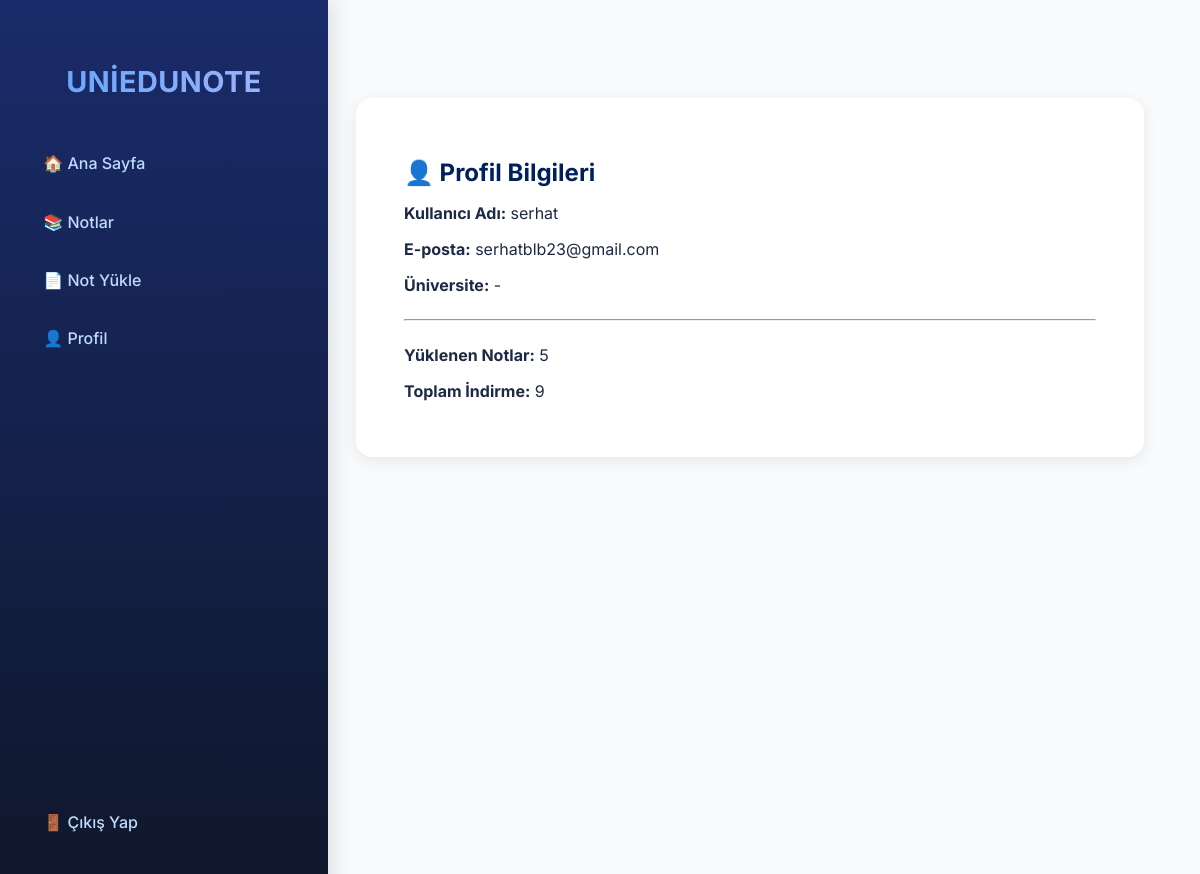
/profile/ (signed in), run on the app's committed database.
### users/models.py (models this page shows, shortened)
class User(AbstractUser):
    university = models.CharField(max_length=100, blank=True, null=True)
    points = models.IntegerField(default=0)

### uniedunote/urls.py (the view)
# urls.py: path('profile/', profile, name='profile'),
def profile(request):
    if not request.user.is_authenticated:
        return redirect('login')
    uploaded_notes = request.user.note_set.all()
    total_downloads = sum(note.download_count for note in uploaded_notes)
    return render(request, 'profile.html', {
        'user': request.user,
        'uploaded_notes': uploaded_notes,
        'total_downloads': total_downloads
    })

### templates/profile.html (shortened to what this page needs)
{% extends "base.html" %}
{% block content %}
<div style="max-width:700px;margin:50px auto;background:#fff;padding:2.5rem 3rem;border-radius:16px;box-shadow:0 4px 15px rgba(0,0,0,.08);">
  <h2 style="color:#00205B;font-weight:700;margin-bottom:1rem;">👤 Profil Bilgileri</h2>
  <p><strong>Kullanıcı Adı:</strong> {{ user.username }}</p>
  <p><strong>E-posta:</strong> {{ user.email }}</p>
  <p><strong>Üniversite:</strong> {{ user.university|default:"-" }}</p>
  <hr style="margin:1.5rem 0;">
  <p><strong>Yüklenen Notlar:</strong> {{ uploaded_notes.count }}</p>
  <p><strong>Toplam İndirme:</strong> {{ total_downloads }}</p>
</div>
{% endblock %}

### static/css/style.css (style rules this page uses)
body { background:#f5f7fb;font-family:Inter,system-ui,-apple-system,Segoe UI,Roboto,Arial,sans-serif;margin:0 }

### templates/base.html (style rules this page uses)
body { margin: 0; font-family: 'Inter', system-ui, -apple-system, Segoe UI, Roboto, Arial, sans-serif; background: #f8fafc; display: flex; min-height: 100vh; overflow-x: hidden; color: #1e2a44; }

### data on the page
User: username "serhat", email "serhatblb23@gmail.com", university "-"

### other printed values
{{ uploaded_notes.count }} "5"
{{ total_downloads }} "9"
